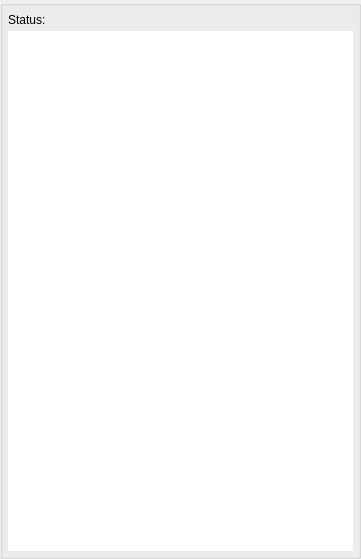
<?xml version="1.0" encoding="UTF-8"?>
<ui version="4.0">
 <class>AppletFileShareClientViewUi</class>
 <widget class="QWidget" name="AppletFileShareClientViewUi">
  <property name="windowModality">
   <enum>Qt::ApplicationModal</enum>
  </property>
  <property name="geometry">
   <rect>
    <x>0</x>
    <y>0</y>
    <width>361</width>
    <height>559</height>
   </rect>
  </property>
  <property name="sizePolicy">
   <sizepolicy hsizetype="Expanding" vsizetype="Expanding">
    <horstretch>0</horstretch>
    <verstretch>0</verstretch>
   </sizepolicy>
  </property>
  <property name="windowTitle">
   <string>Browse Files</string>
  </property>
  <property name="windowOpacity">
   <double>1.000000000000000</double>
  </property>
  <property name="toolTip">
   <string/>
  </property>
  <layout class="QVBoxLayout" name="verticalLayout">
   <property name="spacing">
    <number>0</number>
   </property>
   <property name="leftMargin">
    <number>0</number>
   </property>
   <property name="topMargin">
    <number>0</number>
   </property>
   <property name="rightMargin">
    <number>0</number>
   </property>
   <property name="bottomMargin">
    <number>0</number>
   </property>
   <item>
    <widget class="QGroupBox" name="FileItemsBox">
     <property name="sizePolicy">
      <sizepolicy hsizetype="Expanding" vsizetype="Expanding">
       <horstretch>0</horstretch>
       <verstretch>0</verstretch>
      </sizepolicy>
     </property>
     <property name="minimumSize">
      <size>
       <width>0</width>
       <height>0</height>
      </size>
     </property>
     <property name="title">
      <string/>
     </property>
     <layout class="QVBoxLayout" name="verticalLayout_2">
      <property name="spacing">
       <number>2</number>
      </property>
      <property name="leftMargin">
       <number>5</number>
      </property>
      <property name="topMargin">
       <number>5</number>
      </property>
      <property name="rightMargin">
       <number>5</number>
      </property>
      <property name="bottomMargin">
       <number>5</number>
      </property>
      <item>
       <widget class="IdentOfferWidget" name="m_IdentWidget" native="true">
        <property name="sizePolicy">
         <sizepolicy hsizetype="Expanding" vsizetype="Preferred">
          <horstretch>0</horstretch>
          <verstretch>0</verstretch>
         </sizepolicy>
        </property>
       </widget>
      </item>
      <item>
       <layout class="QHBoxLayout" name="horizontalLayout_2">
        <item>
         <widget class="QLabel" name="label">
          <property name="sizePolicy">
           <sizepolicy hsizetype="Minimum" vsizetype="Preferred">
            <horstretch>0</horstretch>
            <verstretch>0</verstretch>
           </sizepolicy>
          </property>
          <property name="text">
           <string>Status:</string>
          </property>
         </widget>
        </item>
        <item>
         <widget class="QLabel" name="m_StatusMsgLabel">
          <property name="sizePolicy">
           <sizepolicy hsizetype="Expanding" vsizetype="Preferred">
            <horstretch>0</horstretch>
            <verstretch>0</verstretch>
           </sizepolicy>
          </property>
          <property name="text">
           <string/>
          </property>
         </widget>
        </item>
       </layout>
      </item>
      <item>
       <widget class="FileFilterSelectWidget" name="m_FileFilterSelectWidget" native="true"/>
      </item>
      <item>
       <widget class="QListWidget" name="FileItemList">
        <property name="font">
         <font>
          <pointsize>8</pointsize>
         </font>
        </property>
        <property name="frameShape">
         <enum>QFrame::NoFrame</enum>
        </property>
        <property name="frameShadow">
         <enum>QFrame::Plain</enum>
        </property>
        <property name="lineWidth">
         <number>0</number>
        </property>
        <property name="horizontalScrollBarPolicy">
         <enum>Qt::ScrollBarAlwaysOff</enum>
        </property>
        <property name="iconSize">
         <size>
          <width>32</width>
          <height>32</height>
         </size>
        </property>
        <property name="verticalScrollMode">
         <enum>QAbstractItemView::ScrollPerPixel</enum>
        </property>
        <property name="resizeMode">
         <enum>QListView::Adjust</enum>
        </property>
        <property name="uniformItemSizes">
         <bool>true</bool>
        </property>
       </widget>
      </item>
     </layout>
    </widget>
   </item>
  </layout>
 </widget>
 <customwidgets>
  <customwidget>
   <class>FileFilterSelectWidget</class>
   <extends>QWidget</extends>
   <header>FileFilterSelectWidget.h</header>
   <container>1</container>
  </customwidget>
  <customwidget>
   <class>IdentOfferWidget</class>
   <extends>QWidget</extends>
   <header>IdentOfferWidget.h</header>
   <container>1</container>
  </customwidget>
 </customwidgets>
 <resources/>
 <connections/>
</ui>
